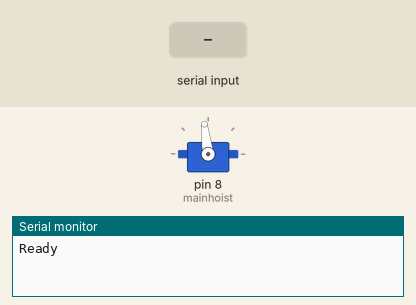
Bench run of a sketch on a simulated Arduino Uno, built with avr-gcc and run on an emulated ATmega328P. Shown: servo, the last lines printed to the serial monitor. The inputs (shaded band) are chosen by the test bench.

Above: at 1.2 s.
1.3 s: "1" received over Serial
At 2.6 s:
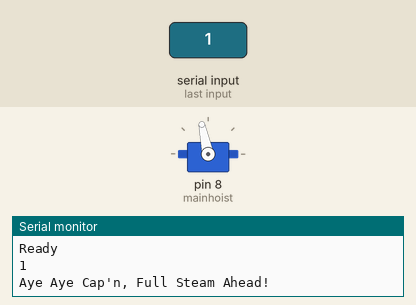
2.9 s: "2" received over Serial
At 3.7 s:
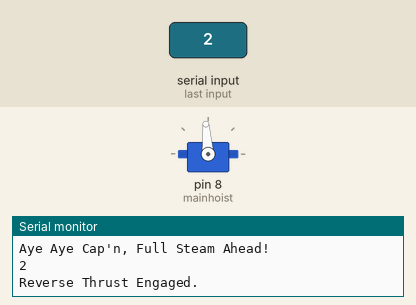
4.4 s: "0" received over Serial
At 4.9 s:
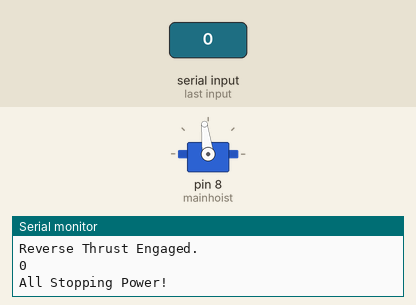
Timing chart, 0 to 7.4 s (numbered marks = the images above; inputs shaded):
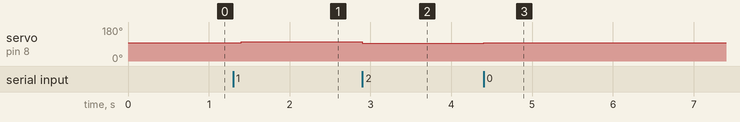

The sketch:

ardmotorcontrol.ino
```cpp
#include <Servo.h>

Servo mainhoist;
int staticdir = 97;
int gospeed = 102;
int backspeed = 94;
void setup() {
  Serial.begin(9600); // set the baud rate
  Serial.println("Ready"); // print "Ready" once
  mainhoist.attach(8);
  mainhoist.write(staticdir);
}
void loop() {
  char inByte = ' ';
  if(Serial.available()){ // only send data back if data has been sent
    char inByte = Serial.read(); // read the incoming data
    Serial.println(inByte); // send the data back in a new line so that it is not all one long line
    if(inByte=='1'){
      Serial.println("Aye Aye Cap'n, Full Steam Ahead!");
      mainhoist.write(gospeed);
    }
    else if (inByte=='2'){
      Serial.println("Reverse Thrust Engaged.");
      mainhoist.write(backspeed);
    }
    else{
      mainhoist.write(staticdir);
      Serial.println("All Stopping Power!");
    }
  }
  delay(100);
  Serial.flush();
}
```

Measured:
- after the input at 1.3 s, servo on pin 8 (mainhoist): 97° → 102° after 0.10 s
- after the input at 2.9 s, servo on pin 8 (mainhoist): 102° → 94° at once
- after the input at 4.4 s, servo on pin 8 (mainhoist): 94° → 97° at once
